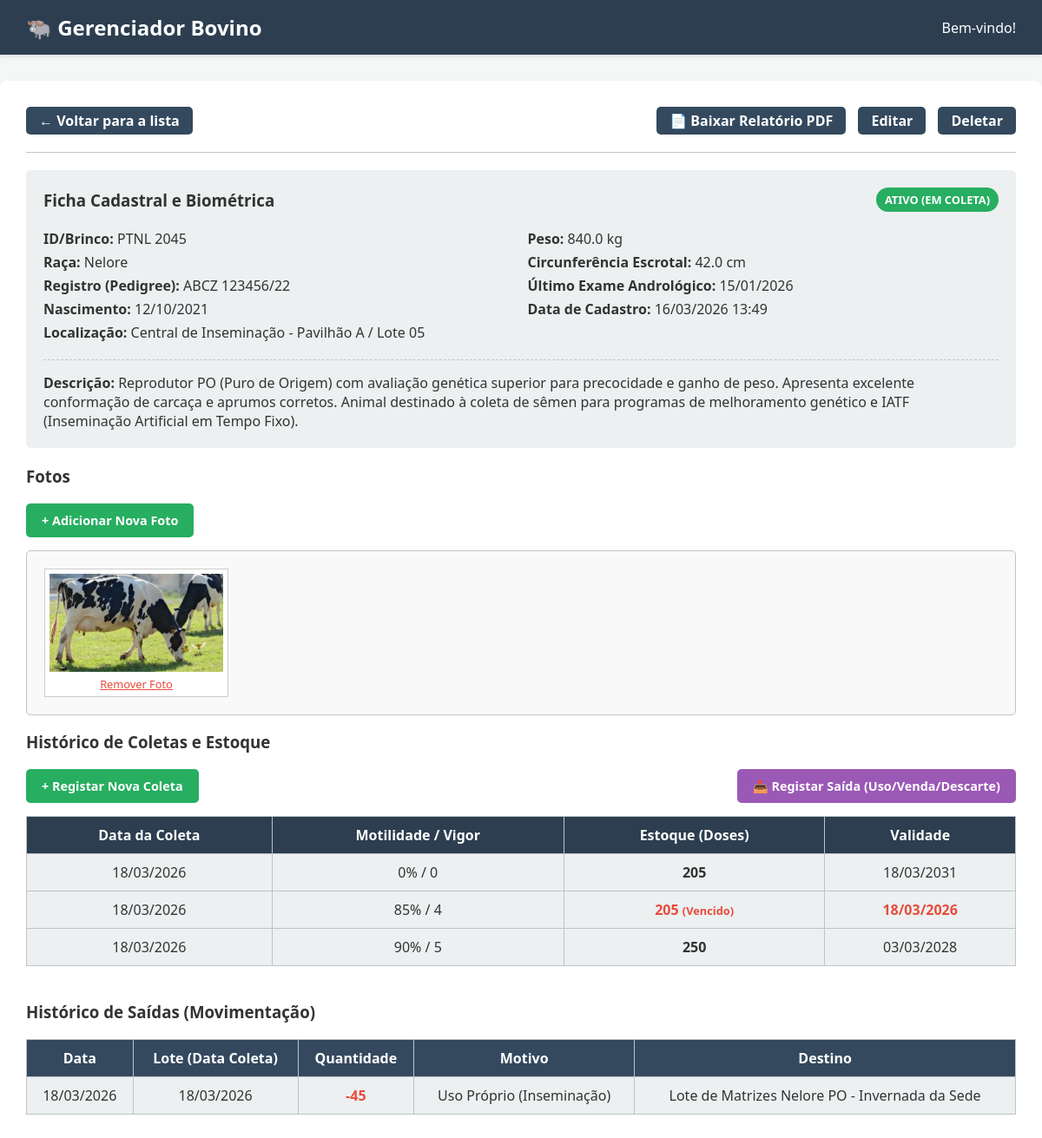
The app's page /boi/2/ with its own data.
### veterinaria/models.py (models this page shows, shortened)
class Boi(models.Model):
    STATUS_CHOICES = [
        ('ativo', 'Ativo (Em Coleta)'),
        ('descanso', 'Em Descanso'),
        ('aposentado', 'Aposentado'),
        ('obito', 'Óbito'),
    ]
    nome = models.CharField(max_length=100, verbose_name="Nome do Boi")
    brinco_id = models.CharField(max_length=50, unique=True, verbose_name="ID/Brinco")
    raca = models.CharField(max_length=50, blank=True, null=True, verbose_name="Raça")
    data_nascimento = models.DateField(blank=True, null=True, verbose_name="Data de Nascimento")
    registro_genealogico = models.CharField(max_length=50, blank=True, null=True, verbose_name="Registro (Pedigree)")
    circunferencia_escrotal = models.FloatField(blank=True, null=True, verbose_name="Circunferência Escrotal (cm)")
    peso = models.FloatField(blank=True, null=True, verbose_name="Peso Atual (kg)")
    data_exame_andrologico = models.DateField(blank=True, null=True, verbose_name="Último Exame Andrológico")
    status = models.CharField(max_length=20, choices=STATUS_CHOICES, default='ativo', verbose_name="Status")
    localizacao = models.CharField(max_length=100, blank=True, null=True, verbose_name="Localização/Lote")
    descricao = models.TextField(blank=True, null=True, verbose_name="Descrição")
    data_cadastro = models.DateTimeField(auto_now_add=True)

class FotoBoi(models.Model):
    boi = models.ForeignKey(Boi, related_name='fotos', on_delete=models.CASCADE)
    imagem = models.ImageField(upload_to='fotos_bois/')

class ColetaSemen(models.Model):
    boi = models.ForeignKey(Boi, related_name='coletas', on_delete=models.CASCADE)
    lote = models.CharField(max_length=30, unique=True, blank=True, verbose_name="Código do Lote")
    data_coleta = models.DateField(verbose_name="Data da Coleta")
    motilidade = models.IntegerField(verbose_name="Motilidade Progressiva (%)", help_text="Ex: 80")
    vigor = models.IntegerField(verbose_name="Vigor (0 a 5)", help_text="Ex: 4")
    motilidade_pos = models.IntegerField(verbose_name="Motilidade Pós-Descongelamento (%)", blank=True, null=True)
    vigor_pos = models.IntegerField(verbose_name="Vigor Pós-Descongelamento (0 a 5)", blank=True, null=True)
    quantidade_doses = models.IntegerField(verbose_name="Quantidade em Estoque (Doses/Palhetas)", default=0)
    data_validade = models.DateField(verbose_name="Data de Validade", blank=True, null=True)
    observacoes = models.TextField(blank=True, null=True, verbose_name="Observações")
    @property
    def is_vencida(self):
        if self.data_validade and self.data_validade < date.today():
            return True
        return False

class SaidaSemen(models.Model):
    MOTIVOS_CHOICES = [
        ('inseminacao', 'Uso Próprio (Inseminação)'),
        ('venda', 'Venda para Terceiros'),
        ('descarte', 'Descarte/Perda'),
    ]
    coleta = models.ForeignKey(ColetaSemen, related_name='saidas', on_delete=models.CASCADE)
    data_saida = models.DateField(default=date.today, verbose_name="Data da Saída")
    quantidade = models.PositiveIntegerField(verbose_name="Quantidade de Doses")
    motivo = models.CharField(max_length=20, choices=MOTIVOS_CHOICES, verbose_name="Motivo da Saída")
    destino = models.CharField(max_length=150, verbose_name="Destino / Transporte (Ex: Botijão 04 - Fazenda X)")
    observacoes = models.TextField(blank=True, null=True, verbose_name="Observações")

### veterinaria/views.py (the view)
# urls.py: path('boi/<int:pk>/', views.detalhes_boi, name='detalhes_boi'),
def detalhes_boi(request, pk):
    boi = get_object_or_404(Boi, pk=pk)
    coletas_recentes = boi.coletas.all().order_by('-data_coleta')[:5]
    saidas_recentes = SaidaSemen.objects.filter(coleta__boi=boi).order_by('-data_saida')[:5]
    return render(request, 'veterinaria/detalhes_boi.html', {
        'boi': boi,
        'coletas': coletas_recentes,
        'saidas': saidas_recentes
    })

### veterinaria/templates/veterinaria/detalhes_boi.html
{% extends 'veterinaria/base.html' %}
{% block content %}
    <div style="margin-bottom: 20px;">
        <a href="{% url 'lista_bois' %}" class="btn" style="background-color: #34495e; padding: 5px 15px; margin-right: 10px;">&larr; Voltar para a lista</a>
        <span style="float: right;">
            <a href="{% url 'relatorio_boi' boi.pk %}" target="_blank" class="btn" style="background-color: #34495e; padding: 5px 15px; margin-right: 10px;">📄 Baixar Relatório PDF</a>
            <a href="{% url 'editar_boi' boi.pk %}" class="btn" style="background-color: #34495e; padding: 5px 15px;">Editar</a>
            <a href="{% url 'deletar_boi' boi.pk %}" class="btn" style="background-color: #34495e; padding: 5px 15px; margin-left: 10px;">Deletar</a>
        </span>
    </div>
    <hr>
    <div style="background-color: #ecf0f1; padding: 20px; border-radius: 5px; margin-bottom: 20px;">
        <div style="display: flex; justify-content: space-between; align-items: center; margin-bottom: 15px;">
            <h3 style="margin: 0;">Ficha Cadastral e Biométrica</h3>
            <span style="background-color: {% if boi.status == 'ativo' %}#27ae60{% elif boi.status == 'obito' %}#e74c3c{% else %}#f39c12{% endif %}; color: white; padding: 5px 10px; border-radius: 15px; font-size: 0.8em; text-transform: uppercase; font-weight: bold;">
                {{ boi.get_status_display }}
            </span>
        </div>
        <div style="display: grid; grid-template-columns: 1fr 1fr; gap: 15px;">
            <div>
                <p style="margin: 5px 0;"><strong>ID/Brinco:</strong> {{ boi.brinco_id }}</p>
                <p style="margin: 5px 0;"><strong>Raça:</strong> {{ boi.raca|default:"-" }}</p>
                <p style="margin: 5px 0;"><strong>Registro (Pedigree):</strong> {{ boi.registro_genealogico|default:"-" }}</p>
                <p style="margin: 5px 0;"><strong>Nascimento:</strong> {{ boi.data_nascimento|date:"d/m/Y"|default:"-" }}</p>
                <p style="margin: 5px 0;"><strong>Localização:</strong> {{ boi.localizacao|default:"-" }}</p>
            </div>
            <div>
                <p style="margin: 5px 0;"><strong>Peso:</strong> {% if boi.peso %}{{ boi.peso }} kg{% else %}-{% endif %}</p>
                <p style="margin: 5px 0;"><strong>Circunferência Escrotal:</strong> {% if boi.circunferencia_escrotal %}{{ boi.circunferencia_escrotal }} cm{% else %}-{% endif %}</p>
                <p style="margin: 5px 0;"><strong>Último Exame Andrológico:</strong> {{ boi.data_exame_andrologico|date:"d/m/Y"|default:"-" }}</p>
                <p style="margin: 5px 0;"><strong>Data de Cadastro:</strong> {{ boi.data_cadastro|date:"d/m/Y H:i" }}</p>
            </div>
        </div>
        <hr style="border-top: 1px dashed #bdc3c7; margin: 15px 0;">
        <p style="margin: 0;"><strong>Descrição:</strong> {{ boi.descricao|default:"Nenhuma descrição informada." }}</p>
    </div>
    <h3>Fotos</h3>
    <div style="margin-bottom: 15px;">
        <a href="{% url 'adicionar_foto' boi.pk %}" class="btn" style="font-size: 0.9em;">+ Adicionar Nova Foto</a>
    </div>
    <div style="display: flex; flex-wrap: wrap; gap: 15px; border: 1px solid #bdc3c7; padding: 20px; border-radius: 5px; background-color: #f9f9f9;">
        {% for foto in boi.fotos.all %}
            <div style="border: 1px solid #ccc; padding: 5px; background: white; text-align: center;">
                <img src="{{ foto.imagem.url }}" alt="Foto de {{ boi.nome }}" style="max-width: 200px; max-height: 150px; display: block; margin-bottom: 5px;">
                <a href="{% url 'deletar_foto' boi.pk foto.pk %}" style="color: #e74c3c; font-size: 0.8em; display: block; margin-top: 5px;">Remover Foto</a>
                </div>
        {% empty %}
            <p style="text-align: center; width: 100%; color: #7f8c8d;">Nenhuma foto cadastrada ainda.</p>
        {% endfor %}
    </div>
    <h3>Histórico de Coletas e Estoque</h3>
    <div style="display: flex; justify-content: space-between; align-items: center; margin-bottom: 15px;">
        <a href="{% url 'registrar_coleta' boi.pk %}" class="btn" style="font-size: 0.9em; background-color: #27ae60;">+ Registar Nova Coleta</a>
        <a href="{% url 'registrar_saida' boi.pk %}" class="btn" style="font-size: 0.9em; background-color: #9b59b6;">📤 Registar Saída (Uso/Venda/Descarte)</a>
    </div>
    <table style="width: 100%; border-collapse: collapse; margin-top: 10px;">
        <tr style="background-color: #2c3e50; color: white;">
            <th style="padding: 10px; border: 1px solid #bdc3c7;">Data da Coleta</th>
            <th style="padding: 10px; border: 1px solid #bdc3c7;">Motilidade / Vigor</th>
            <th style="padding: 10px; border: 1px solid #bdc3c7;">Estoque (Doses)</th>
            <th style="padding: 10px; border: 1px solid #bdc3c7;">Validade</th>
        </tr>
        {% for coleta in coletas %}
        <tr style="text-align: center; background-color: #ecf0f1;">
            <td style="padding: 10px; border: 1px solid #bdc3c7;">{{ coleta.data_coleta|date:"d/m/Y" }}</td>
            <td style="padding: 10px; border: 1px solid #bdc3c7;">{{ coleta.motilidade }}% / {{ coleta.vigor }}</td>
            <td style="padding: 10px; border: 1px solid #bdc3c7;">
                {% if coleta.is_vencida %}
                    <strong style="color: #e74c3c;">{{ coleta.quantidade_doses }} <span style="font-size: 0.8em;">(Vencido)</span></strong>
                {% else %}
                    <strong>{{ coleta.quantidade_doses }}</strong>
                {% endif %}
            </td>
            <td style="padding: 10px; border: 1px solid #bdc3c7; {% if coleta.is_vencida %}color: #e74c3c; font-weight: bold;{% endif %}">
                {{ coleta.data_validade|date:"d/m/Y"|default:"-" }}
            </td>
        </tr>
        {% endfor %}
    </table>
    <h3 style="margin-top: 40px;">Histórico de Saídas (Movimentação)</h3>
    <table style="width: 100%; border-collapse: collapse; margin-top: 10px; margin-bottom: 30px;">
        <tr style="background-color: #34495e; color: white;">
            <th style="padding: 10px; border: 1px solid #bdc3c7;">Data</th>
            <th style="padding: 10px; border: 1px solid #bdc3c7;">Lote (Data Coleta)</th>
            <th style="padding: 10px; border: 1px solid #bdc3c7;">Quantidade</th>
            <th style="padding: 10px; border: 1px solid #bdc3c7;">Motivo</th>
            <th style="padding: 10px; border: 1px solid #bdc3c7;">Destino</th>
        </tr>
        {% for saida in saidas %}
        <tr style="text-align: center; background-color: #ecf0f1;">
            <td style="padding: 10px; border: 1px solid #bdc3c7;">{{ saida.data_saida|date:"d/m/Y" }}</td>
            <td style="padding: 10px; border: 1px solid #bdc3c7;">{{ saida.coleta.data_coleta|date:"d/m/Y" }}</td>
            <td style="padding: 10px; border: 1px solid #bdc3c7; color: #e74c3c;"><strong>-{{ saida.quantidade }}</strong></td>
            <td style="padding: 10px; border: 1px solid #bdc3c7;">{{ saida.get_motivo_display }}</td>
            <td style="padding: 10px; border: 1px solid #bdc3c7;">{{ saida.destino|default:"-" }}</td>
        </tr>
        {% empty %}
        <tr>
            <td colspan="5" style="padding: 20px; text-align: center; border: 1px solid #bdc3c7;">
                Ainda não existem registos de saída de sémen para este animal.
            </td>
        </tr>
        {% endfor %}
    </table>
{% endblock %}

### veterinaria/templates/veterinaria/base.html (style rules this page uses)
:root { --primary-color: #2c3e50; --accent-color: #27ae60; --accent-hover: #2ecc71; --warning-color: #f39c12; --danger-color: #e74c3c; --light-bg: #ecf0f1; --text-dark: #333; --border-color: #bdc3c7; }
body { font-family: 'Segoe UI', Tahoma, Geneva, Verdana, sans-serif; background-color: #f4f7f6; margin: 0; color: var(--text-dark); }
.btn { background-color: var(--accent-color); color: white; padding: 10px 18px; text-decoration: none; border-radius: 5px; border: none; cursor: pointer; font-weight: bold; display: inline-block; transition: background 0.2s; }
hr { border: 0; border-top: 1px solid var(--border-color); margin: 20px 0; }

### records on screen
Boi: status "ATIVO (EM COLETA)", brinco_id "PTNL 2045", raca "Nelore", registro_genealogico "ABCZ 123456/22", data_nascimento "12/10/2021", localizacao "Central de Inseminação - Pavilhão A / Lote 05", peso "840.0", circunferencia_escrotal "42.0", data_exame_andrologico "15/01/2026", data_cadastro "16/03/2026 13:49", descricao "Reprodutor PO (Puro de Origem) com avaliação genética superior para precocidade e ganho de peso. Apresenta excelente conformação de carcaça e aprumos corretos. Animal destinado à coleta de sêmen para programas de melhoramento genético e IATF (Inseminação Artificial em Tempo Fixo)."
FotoBoi: imagem (picture)
ColetaSemen: data_coleta "18/03/2026", motilidade "0", vigor "0", quantidade_doses "205", data_validade "18/03/2031"
ColetaSemen: data_coleta "18/03/2026", motilidade "85", vigor "4", quantidade_doses "205", data_validade "18/03/2026"
ColetaSemen: data_coleta "18/03/2026", motilidade "90", vigor "5", quantidade_doses "250", data_validade "03/03/2028"
SaidaSemen: data_saida "18/03/2026", coleta.data_coleta "18/03/2026", quantidade "45", motivo "Uso Próprio (Inseminação)", destino "Lote de Matrizes Nelore PO - Invernada da Sede"
